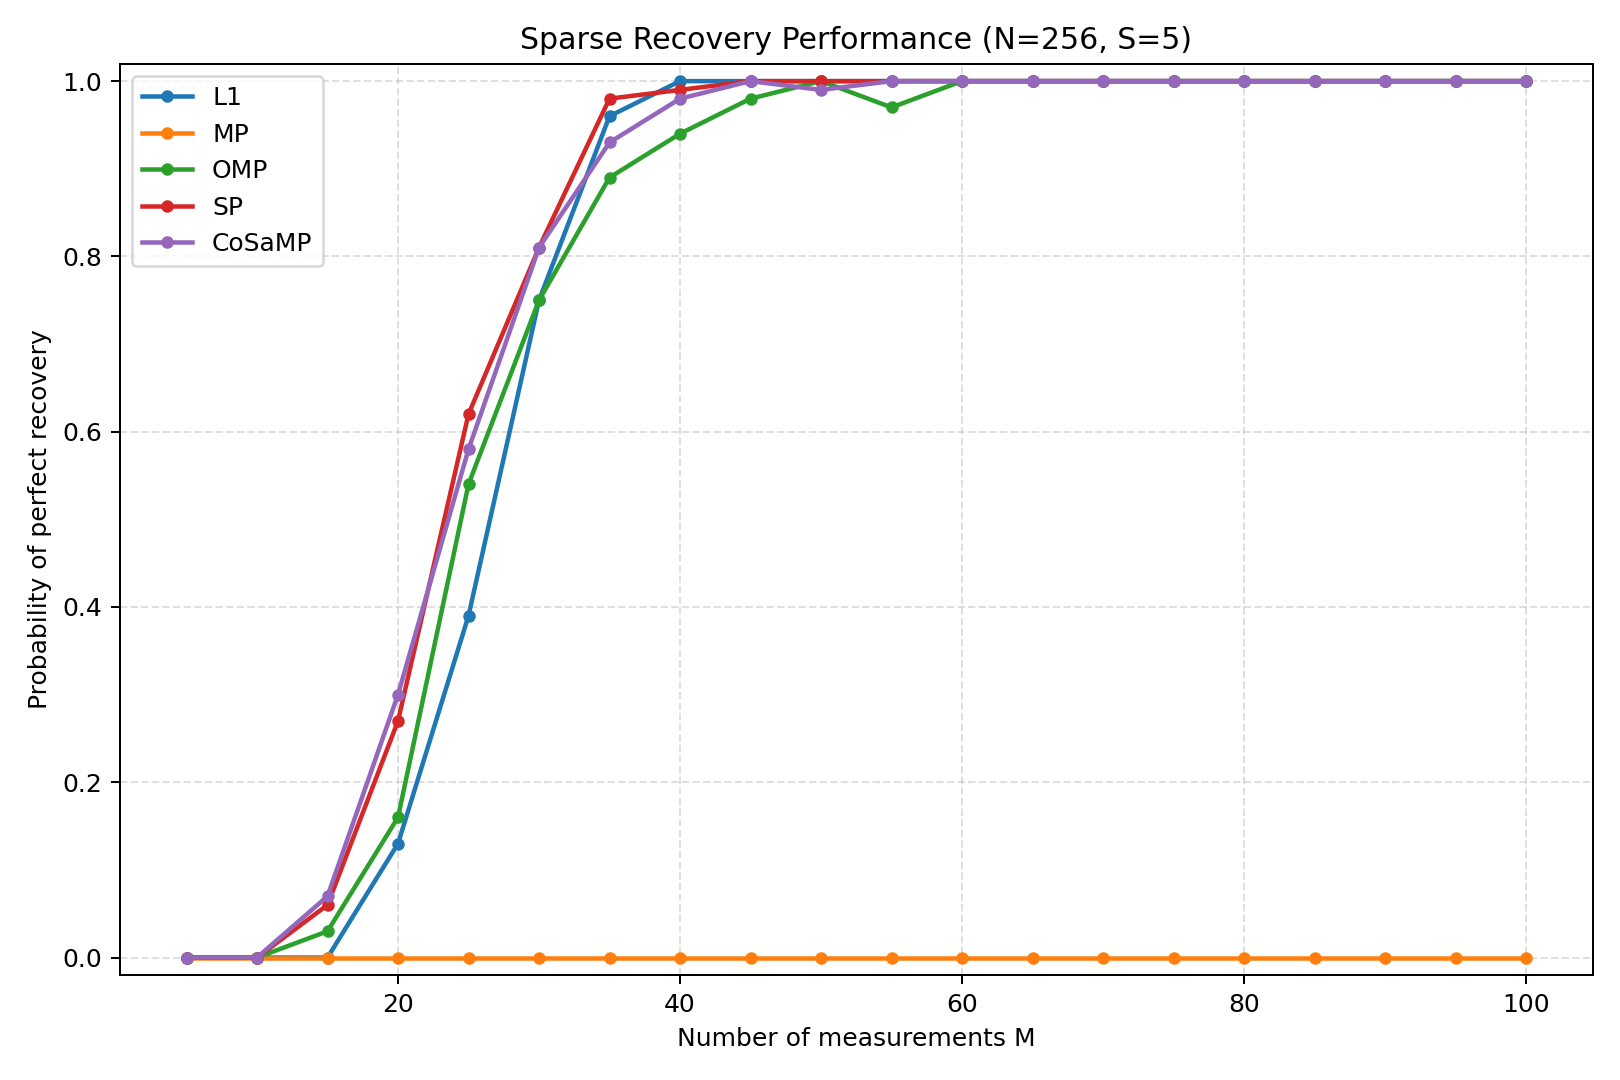

Reproduce this figure in Python.
#!/usr/bin/env python3
"""
Assignment 2: Sparse recovery probability curve on synthetic data.

Signal model:
    N = 256, S = 5 sparse signal with random support and amplitudes.

Measurement model:
    y = A x, where A is random Gaussian with shape (M, N).

For each M in {5, 10, ..., 100}:
    - Generate `trials` random instances of (x, A).
    - Recover with L1 minimization and 4 greedy methods: MP, OMP, SP, CoSaMP.
    - Mark perfect recovery if ||x_hat - x||_2 <= 1e-6.
    - Compute success probability for each method.

Outputs:
    - CSV table of probabilities
    - PNG performance curve (probability vs M)
"""

from __future__ import annotations

import argparse
import csv
import time
from typing import Callable, Dict, List, Tuple

import matplotlib.pyplot as plt
import numpy as np
from scipy.optimize import linprog


Array = np.ndarray
RecoverFn = Callable[[Array, Array, int, int, float], Array]


def normalize_columns(A: Array) -> Tuple[Array, Array]:
    norms = np.linalg.norm(A, axis=0)
    norms[norms < 1e-12] = 1.0
    return A / norms, norms


def recover_l1_bp(A: Array, y: Array, *_unused: object) -> Array:
    """Basis pursuit via LP: min ||x||_1 s.t. A x = y."""
    A = np.asarray(A, dtype=float)
    y = np.asarray(y, dtype=float).reshape(-1)
    m, n = A.shape

    c = np.concatenate([np.zeros(n), np.ones(n)])
    A_eq = np.hstack([A, np.zeros((m, n))])
    b_eq = y
    I = np.eye(n)
    A_ub = np.vstack([np.hstack([I, -I]), np.hstack([-I, -I])])
    b_ub = np.zeros(2 * n)
    bounds = [(None, None)] * n + [(0, None)] * n

    result = linprog(
        c=c,
        A_ub=A_ub,
        b_ub=b_ub,
        A_eq=A_eq,
        b_eq=b_eq,
        bounds=bounds,
        method="highs",
    )
    if not result.success:
        return np.zeros(n, dtype=float)
    return result.x[:n]


def recover_mp(A: Array, y: Array, sparsity: int, max_iter: int, tol: float) -> Array:
    A = np.asarray(A, dtype=float)
    y = np.asarray(y, dtype=float).reshape(-1)
    A_n, norms = normalize_columns(A)
    _, n = A.shape
    x_n = np.zeros(n, dtype=float)
    r = y.copy()

    for _ in range(max_iter):
        corr = A_n.T @ r
        j = int(np.argmax(np.abs(corr)))
        x_n[j] += corr[j]
        r = y - A_n @ x_n
        if np.linalg.norm(r) <= tol or np.count_nonzero(np.abs(x_n) > 1e-12) >= sparsity:
            break
    return x_n / norms


def recover_omp(A: Array, y: Array, sparsity: int, max_iter: int, tol: float) -> Array:
    A = np.asarray(A, dtype=float)
    y = np.asarray(y, dtype=float).reshape(-1)
    _, n = A.shape
    supp: List[int] = []
    x = np.zeros(n, dtype=float)
    r = y.copy()

    for _ in range(min(max_iter, sparsity)):
        corr = A.T @ r
        j = int(np.argmax(np.abs(corr)))
        if j not in supp:
            supp.append(j)
        As = A[:, supp]
        xs, *_ = np.linalg.lstsq(As, y, rcond=None)
        r = y - As @ xs
        if np.linalg.norm(r) <= tol:
            break
    if supp:
        x[supp] = xs
    return x


def recover_sp(A: Array, y: Array, sparsity: int, max_iter: int, tol: float) -> Array:
    A = np.asarray(A, dtype=float)
    y = np.asarray(y, dtype=float).reshape(-1)
    _, n = A.shape
    supp = set(np.argsort(np.abs(A.T @ y))[-sparsity:].tolist())
    x = np.zeros(n, dtype=float)

    for _ in range(max_iter):
        supp_list = sorted(supp)
        As = A[:, supp_list]
        xs, *_ = np.linalg.lstsq(As, y, rcond=None)
        r = y - As @ xs
        if np.linalg.norm(r) <= tol:
            break

        merge = set(supp_list) | set(np.argsort(np.abs(A.T @ r))[-sparsity:].tolist())
        merge_list = sorted(merge)
        Amerge = A[:, merge_list]
        b, *_ = np.linalg.lstsq(Amerge, y, rcond=None)
        keep = np.argsort(np.abs(b))[-sparsity:]
        new_supp = {merge_list[i] for i in keep}
        if new_supp == supp:
            break
        supp = new_supp

    if supp:
        supp_list = sorted(supp)
        As = A[:, supp_list]
        xs, *_ = np.linalg.lstsq(As, y, rcond=None)
        x[supp_list] = xs
    return x


def recover_cosamp(A: Array, y: Array, sparsity: int, max_iter: int, tol: float) -> Array:
    A = np.asarray(A, dtype=float)
    y = np.asarray(y, dtype=float).reshape(-1)
    _, n = A.shape
    x = np.zeros(n, dtype=float)
    r = y.copy()
    supp: set[int] = set()

    for _ in range(max_iter):
        proxy = A.T @ r
        omega = set(np.argsort(np.abs(proxy))[-2 * sparsity :].tolist())
        merge = sorted(supp | omega)
        Amerge = A[:, merge]
        b, *_ = np.linalg.lstsq(Amerge, y, rcond=None)
        keep = np.argsort(np.abs(b))[-sparsity:]
        supp = {merge[i] for i in keep}

        x[:] = 0.0
        supp_list = sorted(supp)
        As = A[:, supp_list]
        xs, *_ = np.linalg.lstsq(As, y, rcond=None)
        x[supp_list] = xs
        r = y - A @ x
        if np.linalg.norm(r) <= tol:
            break
    return x


def generate_sparse_signal(n: int, s: int, rng: np.random.Generator) -> Array:
    x = np.zeros(n, dtype=float)
    q = rng.permutation(n)
    support = q[:s]
    x[support] = rng.standard_normal(s)
    return x


def run_experiment(
    n: int,
    s: int,
    m_values: List[int],
    trials: int,
    threshold: float,
    max_iter: int,
    tol: float,
    seed: int,
) -> Tuple[Dict[str, List[float]], Dict[str, float]]:
    methods: Dict[str, RecoverFn] = {
        "L1": recover_l1_bp,
        "MP": recover_mp,
        "OMP": recover_omp,
        "SP": recover_sp,
        "CoSaMP": recover_cosamp,
    }
    probs = {name: [] for name in methods}
    avg_time_ms = {name: 0.0 for name in methods}
    call_count = 0

    rng = np.random.default_rng(seed)

    for M in m_values:
        success = {name: 0 for name in methods}
        for _ in range(trials):
            x_true = generate_sparse_signal(n, s, rng)
            A = rng.standard_normal((M, n))
            y = A @ x_true

            for name, fn in methods.items():
                t0 = time.perf_counter()
                x_hat = fn(A, y, s, max_iter, tol)
                t1 = time.perf_counter()
                err = np.linalg.norm(x_hat - x_true)
                if err <= threshold:
                    success[name] += 1
                avg_time_ms[name] += 1000.0 * (t1 - t0)
            call_count += 1

        for name in methods:
            probs[name].append(success[name] / trials)

        row = " | ".join([f"{name}: {probs[name][-1]:.2f}" for name in methods])
        print(f"M={M:3d} -> {row}")

    for name in methods:
        avg_time_ms[name] /= max(1, call_count)
    return probs, avg_time_ms


def write_csv(path: str, m_values: List[int], probs: Dict[str, List[float]]) -> None:
    names = list(probs.keys())
    with open(path, "w", newline="", encoding="utf-8") as f:
        writer = csv.writer(f)
        writer.writerow(["M"] + names)
        for i, m in enumerate(m_values):
            writer.writerow([m] + [probs[name][i] for name in names])


def plot_curve(path: str, m_values: List[int], probs: Dict[str, List[float]]) -> None:
    plt.figure(figsize=(9, 6))
    for name, ys in probs.items():
        plt.plot(m_values, ys, marker="o", linewidth=1.8, markersize=4, label=name)
    plt.xlabel("Number of measurements M")
    plt.ylabel("Probability of perfect recovery")
    plt.title("Sparse Recovery Performance (N=256, S=5)")
    plt.ylim(-0.02, 1.02)
    plt.grid(True, linestyle="--", alpha=0.4)
    plt.legend()
    plt.tight_layout()
    plt.savefig(path, dpi=180)
    plt.close()


def main() -> None:
    parser = argparse.ArgumentParser(description="Synthetic sparse recovery probability curve")
    parser.add_argument("--n", type=int, default=256, help="Signal length N")
    parser.add_argument("--s", type=int, default=5, help="Sparsity S")
    parser.add_argument("--m-start", type=int, default=5)
    parser.add_argument("--m-stop", type=int, default=100)
    parser.add_argument("--m-step", type=int, default=5)
    parser.add_argument("--trials", type=int, default=100, help="Instances per M")
    parser.add_argument("--threshold", type=float, default=1e-6, help="Perfect recovery threshold")
    parser.add_argument("--max-iter", type=int, default=50, help="Max greedy iterations")
    parser.add_argument("--tol", type=float, default=1e-9, help="Residual tolerance for greedy methods")
    parser.add_argument("--seed", type=int, default=0)
    parser.add_argument(
        "--csv-out",
        default="synthetic_recovery_probability_results.csv",
        help="Output CSV path",
    )
    parser.add_argument(
        "--plot-out",
        default="synthetic_recovery_probability_curve.png",
        help="Output plot path",
    )
    args = parser.parse_args()

    m_values = list(range(args.m_start, args.m_stop + 1, args.m_step))
    probs, avg_time_ms = run_experiment(
        n=args.n,
        s=args.s,
        m_values=m_values,
        trials=args.trials,
        threshold=args.threshold,
        max_iter=args.max_iter,
        tol=args.tol,
        seed=args.seed,
    )
    write_csv(args.csv_out, m_values, probs)
    plot_curve(args.plot_out, m_values, probs)

    print("\nAverage runtime per solve (ms):")
    for name, t in avg_time_ms.items():
        print(f"- {name:6s}: {t:10.3f}")
    print(f"\nSaved CSV:  {args.csv_out}")
    print(f"Saved plot: {args.plot_out}")


if __name__ == "__main__":
    main()
